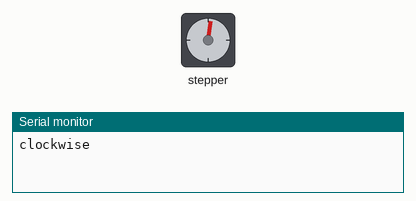
The sketch below on a simulated Arduino Uno, built with avr-gcc and run on an emulated ATmega328P. Parts: stepper motor, the last lines printed to the serial monitor. Stepper angles assume 200 steps per turn.

Above: at 0.15 s.
At 9.83 s:
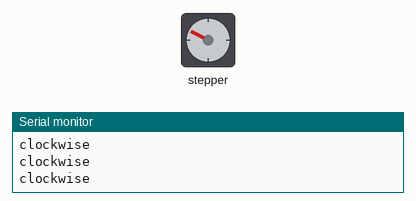
At 19.51 s:
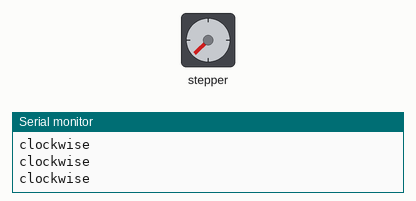
At 39.78 s:
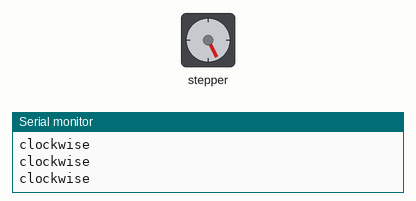
Timing chart, 0 to 40.0 s (numbered marks = the images above):
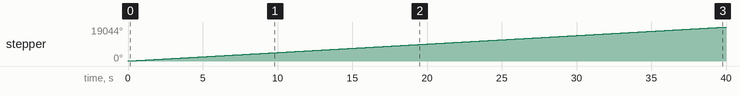

The sketch:

StepMotor.ino
```cpp
/*
 Stepper Motor Control - one revolution

 This program drives a unipolar or bipolar stepper motor.
 The motor is attached to digital pins 8 - 11 of the Arduino.

 The motor should revolve one revolution in one direction, then
 one revolution in the other direction.


 Created 11 Mar. 2007
 Modified 30 Nov. 2009
 by Tom Igoe

 */

#include <Stepper.h>

const int stepsPerRevolution = 200;  // change this to fit the number of steps per revolution
                                     // for your motor

// initialize the stepper library on pins 8 through 11:
Stepper myStepper(stepsPerRevolution, 8,9,10,11);

void setup() {
  // set the speed at 60 rpm:
  myStepper.setSpeed(80);
  // initialize the serial port:
  Serial.begin(9600);
}

void loop() {
  // step one revolution  in one direction:
   Serial.println("clockwise");
  myStepper.step(stepsPerRevolution);
  //delay(100);

   // step one revolution in the other direction:
  //Serial.println("counterclockwise");
  //myStepper.step(-stepsPerRevolution);
  //delay(100);
}
```

Measured:
- by itself, stepper: keeps turning clockwise at about 476°/s
